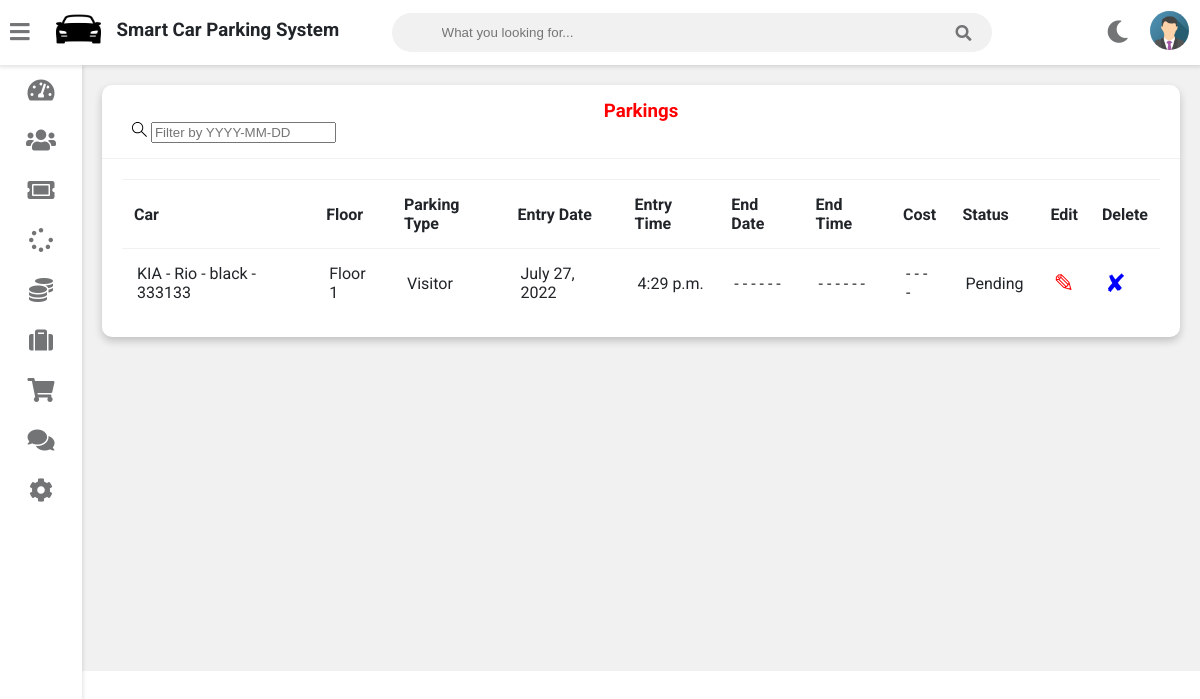
The app's page /park/view (signed in) with its own data.
### core/models.py (models this page shows, shortened)
class Parking(models.Model):
    car   = models.ForeignKey(Car, on_delete=models.SET_NULL, null=True)
    floor = models.ForeignKey(Floor, on_delete=models.SET_NULL, null=True)
    PARKINGS_TYPES = (
        ('Visitor', 'Visitor'),
        ('Reserved', 'Reserved'),
    )
    parking_type = models.CharField(max_length=100, choices=PARKINGS_TYPES)
    entry_date = models.DateField()
    entry_time = models.TimeField()
    end_date   = models.DateField(null=True, blank=True, default='-----')
    end_time   = models.TimeField(null=True, blank=True)
    cost       = models.IntegerField(null=True, blank=True)
    STATUS_CHOICES = (
        ('Pending', 'Pending'),
        ('Active', 'Active'),
        ('Finished', 'Finished')
    )
    status = models.CharField(max_length=100, choices=STATUS_CHOICES)
    class Meta:
        ordering = ['-entry_date']

class Car(models.Model):
    owner = models.ForeignKey(User, on_delete=models.SET_NULL, null=True, related_name='users')
    brand = models.ForeignKey(Brand, on_delete=models.SET_NULL, null=True)
    plate_number = models.CharField(max_length=100)
    color        = models.CharField(max_length=100)
    def __str__(self):
        return str(self.brand) + ' - ' + str(self.color) + ' - ' + str(self.plate_number)

class Brand(models.Model):
    name  = models.CharField(max_length=200, null=False)
    model = models.CharField(max_length=200, null=True, blank=True)
    def __str__(self):
        return str(self.name) + ' - ' + str(self.model)

class Floor(models.Model):
    floor_number = models.IntegerField(null=True, blank=True)
    num_of_parks = models.IntegerField(null=True, blank=True)
    busy_parks   = models.IntegerField(null=False, default=0)
    is_free      = models.BooleanField(null=False, default=True)
    def __str__(self):
        return 'Floor '+str(self.floor_number)

### parkings/views.py (the view)
# urls.py: path('view', views.showParkings, name='show-parkings'),
@login_required
def showParkings(request):
    q = request.GET.get('q') if request.GET.get('q') != None else ''    # filtering value (YYYY-MM-DD)
    parkings = Parking.objects.filter(
        Q(entry_date__contains=q) |
        Q(end_date__contains=q) |
        Q(car__brand__name__contains=q)
    )   # TODO add floor filter
    context = {'parkings': parkings}
    return render(request, 'parkings_list.html', context)

### parkings/templates/parkings_list.html (shortened to what this page needs)
{% extends 'vehicle/adminbase.html' %}
{% block content %}
<div class="wrapper">
  <div class="row">
    <div class="col-12 col-m-12 col-sm-12">
      <div class="card">
        <div class="card-header">
          <h3 style="color: red; text-align: center">
          Parkings
          </h3>
            <form action="{% url 'show-parkings' %}" method="GET" class="header__search">
              <label>
                <input name="q" placeholder="Filter by YYYY-MM-DD" />
              </label>
            </form>
        </div>
        <div class="card-content">
          <table>
            <thead>
              <tr>
                <th>Car</th>
                <th>Floor</th>
                <th>Parking Type</th>
                <th>Entry Date</th>
                <th>Entry Time</th>
                <th>End Date</th>
                <th>End Time</th>
                <th>Cost</th>
                <th>Status</th>
                <th>Edit</th>
                <th>Delete</th>
              </tr>
            </thead>
            <tbody>
        {% for parking in parkings %}
			  <tr>
				<td>{{ parking.car }}</td>
        <td>{{ parking.floor }}</td>
				<td>{{ parking.parking_type }}</td>
				<td>{{ parking.entry_date }}</td>
        <td>{{ parking.entry_time }}</td>
        {% if parking.end_date != None %}
				<td>{{ parking.end_date }}</td>
        {% else %}
        <td>- - - - - -</td>
        {% endif %}
				{% if parking.end_time != None %}
				<td>{{ parking.end_time }}</td>
        {% else %}
        <td>- - - - - -</td>
        {% endif %}
        {% if parking.cost != None %}
        <td>{{ parking.cost }} SP</td>
        {% else %}
        <td>- - - -</td>
        {% endif %}
        <td>{{ parking.status }}</td>
                <td>
                  <a href="{% url 'update-parking' parking.id  %}"
                     style="color: red; text-decoration: none; font-size: 25px">&#9998;</a>
                </td>
                <td>
					<a href="{% url 'delete-parking' parking.id %}"
                     style="color: blue; text-decoration: none; font-size: 25px">&#10008;</a>
                </td>
              </tr>
              {% endfor %}
            </tbody>
          </table>
        </div>
      </div>
    </div>
  </div>
  <br /><br /><br /><br /><br /><br /><br /><br /><br /><br /><br /><br /><br /><br /><br /><br />
</div>
{% endblock content %}

### static/style.css (style rules this page uses)
:root { --primary-color: #4834d4; --success-color: #6ab04c; --warning-color: #f0932b; --danger-color: #eb4d4b; --light-color: #212529; --light-second-color: #727475; --light-background: #ffffff; --light-second-background: #f1f1f1; --dark-color: #909090; --dark-second-color: #f5f6fa; --dark-background: #23242D; --dark-second-background: #181818; }
.light { --main-bg-color: var(--light-background); --second-bg-color: var(--light-second-background); --main-color: var(--light-color); --second-color: var(--light-second-color); }
* { box-sizing: border-box; }
body { font-family: 'Roboto', sans-serif; background: var(--main-bg-color); color: var(--main-color); margin: 0; }
.wrapper { padding: 10px; margin-left: 82px; padding-top: 75px; background: var(--second-bg-color); transition: margin-left .5s; }
.row { display: flex; flex-wrap: wrap; flex-direction: row; }
.row:after, .row:before { box-sizing: border-box; }
[class*="col-"] { padding: 10px; }
@media only screen and (min-width: 600px) { .col-sm-12 { width: 100%; } }
@media only screen and (min-width: 768px) { .col-m-12 { width: 100%; } }
@media only screen and (min-width: 992px) { .col-12 { width: 100%; } }
.card { background: var(--main-bg-color); color: var(--main-color); border-radius: 10px; margin-bottom: 10px; box-shadow: 0 4px 8px 0 rgba(0,0,0,0.2); }
.card-header { padding: 15px 30px; border-bottom: 1px solid var(--second-bg-color); position: relative; }
.card-header h3 { margin: 0; }
.card-content { padding: 20px; overflow-x: auto; }
table { border-collapse: collapse; width: 100%; }
table td { border-top: 1px solid var(--second-bg-color); padding: 15px; }
table th { border-top: 1px solid var(--second-bg-color); border-bottom: 1px solid var(--second-bg-color); padding: 15px 12px; text-align: left; }

### records on screen
Parking: car "KIA - Rio - black - 333133", floor "Floor 1", parking_type "Visitor", entry_date "July 27, 2022", entry_time "4:29 p.m.", status "Pending"
